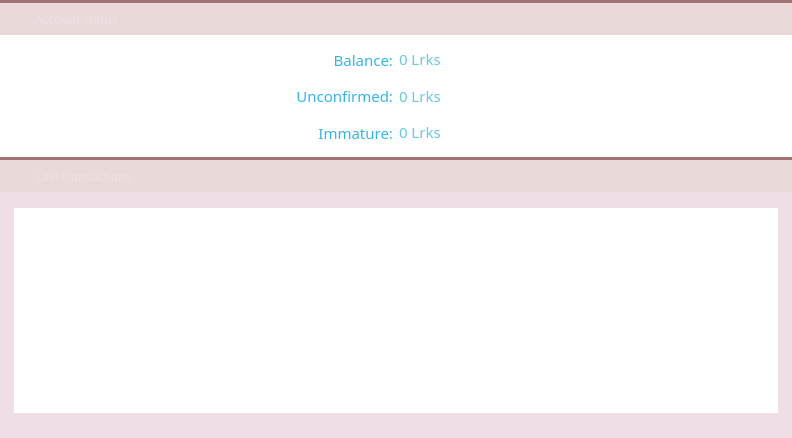
<?xml version="1.0" encoding="UTF-8"?>
<ui version="4.0">
 <class>OverviewPage</class>
 <widget class="QWidget" name="OverviewPage">
  <property name="geometry">
   <rect>
    <x>0</x>
    <y>0</y>
    <width>792</width>
    <height>438</height>
   </rect>
  </property>
  <property name="palette">
   <palette>
    <active>
     <colorrole role="Button">
      <brush brushstyle="SolidPattern">
       <color alpha="255">
        <red>233</red>
        <green>217</green>
        <blue>216</blue>
       </color>
      </brush>
     </colorrole>
     <colorrole role="Base">
      <brush brushstyle="SolidPattern">
       <color alpha="255">
        <red>233</red>
        <green>217</green>
        <blue>216</blue>
       </color>
      </brush>
     </colorrole>
     <colorrole role="Window">
      <brush brushstyle="SolidPattern">
       <color alpha="255">
        <red>233</red>
        <green>217</green>
        <blue>216</blue>
       </color>
      </brush>
     </colorrole>
     <colorrole role="Highlight">
      <brush brushstyle="SolidPattern">
       <color alpha="255">
        <red>235</red>
        <green>235</green>
        <blue>235</blue>
       </color>
      </brush>
     </colorrole>
     <colorrole role="HighlightedText">
      <brush brushstyle="SolidPattern">
       <color alpha="255">
        <red>171</red>
        <green>127</green>
        <blue>130</blue>
       </color>
      </brush>
     </colorrole>
    </active>
    <inactive>
     <colorrole role="Button">
      <brush brushstyle="SolidPattern">
       <color alpha="255">
        <red>233</red>
        <green>217</green>
        <blue>216</blue>
       </color>
      </brush>
     </colorrole>
     <colorrole role="Base">
      <brush brushstyle="SolidPattern">
       <color alpha="255">
        <red>233</red>
        <green>217</green>
        <blue>216</blue>
       </color>
      </brush>
     </colorrole>
     <colorrole role="Window">
      <brush brushstyle="SolidPattern">
       <color alpha="255">
        <red>233</red>
        <green>217</green>
        <blue>216</blue>
       </color>
      </brush>
     </colorrole>
     <colorrole role="Highlight">
      <brush brushstyle="SolidPattern">
       <color alpha="255">
        <red>235</red>
        <green>235</green>
        <blue>235</blue>
       </color>
      </brush>
     </colorrole>
     <colorrole role="HighlightedText">
      <brush brushstyle="SolidPattern">
       <color alpha="255">
        <red>171</red>
        <green>127</green>
        <blue>130</blue>
       </color>
      </brush>
     </colorrole>
    </inactive>
    <disabled>
     <colorrole role="Button">
      <brush brushstyle="SolidPattern">
       <color alpha="255">
        <red>233</red>
        <green>217</green>
        <blue>216</blue>
       </color>
      </brush>
     </colorrole>
     <colorrole role="Base">
      <brush brushstyle="SolidPattern">
       <color alpha="255">
        <red>233</red>
        <green>217</green>
        <blue>216</blue>
       </color>
      </brush>
     </colorrole>
     <colorrole role="Window">
      <brush brushstyle="SolidPattern">
       <color alpha="255">
        <red>233</red>
        <green>217</green>
        <blue>216</blue>
       </color>
      </brush>
     </colorrole>
     <colorrole role="Highlight">
      <brush brushstyle="SolidPattern">
       <color alpha="255">
        <red>240</red>
        <green>240</green>
        <blue>240</blue>
       </color>
      </brush>
     </colorrole>
     <colorrole role="HighlightedText">
      <brush brushstyle="SolidPattern">
       <color alpha="255">
        <red>171</red>
        <green>127</green>
        <blue>130</blue>
       </color>
      </brush>
     </colorrole>
    </disabled>
   </palette>
  </property>
  <property name="windowTitle">
   <string>Form</string>
  </property>
  <property name="styleSheet">
   <string notr="true">*{    
   font-family:&quot;Finger Paint&quot;;
}
</string>
  </property>
  <layout class="QVBoxLayout" name="verticalLayout">
   <property name="spacing">
    <number>0</number>
   </property>
   <property name="leftMargin">
    <number>0</number>
   </property>
   <property name="topMargin">
    <number>0</number>
   </property>
   <property name="rightMargin">
    <number>0</number>
   </property>
   <property name="bottomMargin">
    <number>0</number>
   </property>
   <item>
    <widget class="QWidget" name="wStatus" native="true">
     <property name="minimumSize">
      <size>
       <width>0</width>
       <height>157</height>
      </size>
     </property>
     <property name="maximumSize">
      <size>
       <width>16777215</width>
       <height>157</height>
      </size>
     </property>
     <layout class="QVBoxLayout" name="verticalLayout_4">
      <property name="spacing">
       <number>0</number>
      </property>
      <property name="leftMargin">
       <number>0</number>
      </property>
      <property name="topMargin">
       <number>0</number>
      </property>
      <property name="rightMargin">
       <number>0</number>
      </property>
      <property name="bottomMargin">
       <number>0</number>
      </property>
      <item>
       <widget class="Line" name="line">
        <property name="styleSheet">
         <string notr="true">background-color: #A37276;</string>
        </property>
        <property name="frameShadow">
         <enum>QFrame::Raised</enum>
        </property>
        <property name="lineWidth">
         <number>0</number>
        </property>
        <property name="orientation">
         <enum>Qt::Horizontal</enum>
        </property>
       </widget>
      </item>
      <item>
       <widget class="QWidget" name="wStateHeader" native="true">
        <property name="minimumSize">
         <size>
          <width>0</width>
          <height>32</height>
         </size>
        </property>
        <property name="maximumSize">
         <size>
          <width>16777215</width>
          <height>32</height>
         </size>
        </property>
        <property name="sizeIncrement">
         <size>
          <width>0</width>
          <height>0</height>
         </size>
        </property>
        <property name="is_header" stdset="0">
         <bool>true</bool>
        </property>
        <layout class="QHBoxLayout" name="horizontalLayout_5">
         <property name="leftMargin">
          <number>0</number>
         </property>
         <property name="topMargin">
          <number>0</number>
         </property>
         <property name="rightMargin">
          <number>0</number>
         </property>
         <property name="bottomMargin">
          <number>0</number>
         </property>
         <item>
          <spacer name="horizontalSpacer_6">
           <property name="orientation">
            <enum>Qt::Horizontal</enum>
           </property>
           <property name="sizeType">
            <enum>QSizePolicy::Fixed</enum>
           </property>
           <property name="sizeHint" stdset="0">
            <size>
             <width>5</width>
             <height>20</height>
            </size>
           </property>
          </spacer>
         </item>
         <item>
          <widget class="QLabel" name="label_4">
           <property name="minimumSize">
            <size>
             <width>24</width>
             <height>24</height>
            </size>
           </property>
           <property name="maximumSize">
            <size>
             <width>24</width>
             <height>24</height>
            </size>
           </property>
           <property name="text">
            <string/>
           </property>
           <property name="pixmap">
            <pixmap resource="../res.qrc">:/res/state.png</pixmap>
           </property>
           <property name="alignment">
            <set>Qt::AlignCenter</set>
           </property>
          </widget>
         </item>
         <item>
          <widget class="QLabel" name="label_5">
           <property name="font">
            <font>
             <family>Finger Paint</family>
            </font>
           </property>
           <property name="styleSheet">
            <string notr="true">QLabel {
	color: #f0dfe7;
}</string>
           </property>
           <property name="text">
            <string>Account status</string>
           </property>
          </widget>
         </item>
        </layout>
       </widget>
      </item>
      <item>
       <widget class="QWidget" name="wState" native="true">
        <property name="sizePolicy">
         <sizepolicy hsizetype="Preferred" vsizetype="Preferred">
          <horstretch>0</horstretch>
          <verstretch>0</verstretch>
         </sizepolicy>
        </property>
        <property name="styleSheet">
         <string notr="true">*{ font-size:15px;
}
#wState {
	background-color: #ffffff;
}</string>
        </property>
        <layout class="QGridLayout" name="gridLayout">
         <item row="2" column="2">
          <layout class="QHBoxLayout" name="horizontalLayout_3">
           <item>
            <widget class="QLabel" name="labelImmature">
             <property name="font">
              <font>
               <family>Finger Paint</family>
               <pointsize>-1</pointsize>
              </font>
             </property>
             <property name="styleSheet">
              <string notr="true">color: #66cae2;</string>
             </property>
             <property name="text">
              <string>0 Lrks</string>
             </property>
             <property name="textInteractionFlags">
              <set>Qt::TextSelectableByMouse</set>
             </property>
            </widget>
           </item>
           <item>
            <widget class="QLabel" name="label_3">
             <property name="text">
              <string/>
             </property>
             <property name="pixmap">
              <pixmap resource="../res.qrc">:/res/logo_small.png</pixmap>
             </property>
            </widget>
           </item>
           <item>
            <spacer name="horizontalSpacer_4">
             <property name="orientation">
              <enum>Qt::Horizontal</enum>
             </property>
             <property name="sizeHint" stdset="0">
              <size>
               <width>40</width>
               <height>20</height>
              </size>
             </property>
            </spacer>
           </item>
          </layout>
         </item>
         <item row="1" column="2">
          <layout class="QHBoxLayout" name="horizontalLayout_2">
           <item>
            <widget class="QLabel" name="labelUnconfirmed">
             <property name="font">
              <font>
               <family>Finger Paint</family>
               <pointsize>-1</pointsize>
              </font>
             </property>
             <property name="styleSheet">
              <string notr="true">color: #66cae2;</string>
             </property>
             <property name="text">
              <string>0 Lrks</string>
             </property>
             <property name="textInteractionFlags">
              <set>Qt::TextSelectableByMouse</set>
             </property>
            </widget>
           </item>
           <item>
            <widget class="QLabel" name="label_2">
             <property name="text">
              <string/>
             </property>
             <property name="pixmap">
              <pixmap resource="../res.qrc">:/res/logo_small.png</pixmap>
             </property>
            </widget>
           </item>
           <item>
            <spacer name="horizontalSpacer_3">
             <property name="orientation">
              <enum>Qt::Horizontal</enum>
             </property>
             <property name="sizeHint" stdset="0">
              <size>
               <width>40</width>
               <height>20</height>
              </size>
             </property>
            </spacer>
           </item>
          </layout>
         </item>
         <item row="0" column="2">
          <layout class="QHBoxLayout" name="horizontalLayout">
           <item>
            <widget class="QLabel" name="labelBalance">
             <property name="font">
              <font>
               <family>Finger Paint</family>
               <pointsize>-1</pointsize>
              </font>
             </property>
             <property name="styleSheet">
              <string notr="true">color: #66cae2;</string>
             </property>
             <property name="text">
              <string>0 Lrks</string>
             </property>
             <property name="textInteractionFlags">
              <set>Qt::TextSelectableByMouse</set>
             </property>
            </widget>
           </item>
           <item>
            <widget class="QLabel" name="label">
             <property name="text">
              <string/>
             </property>
             <property name="pixmap">
              <pixmap resource="../res.qrc">:/res/logo_small.png</pixmap>
             </property>
            </widget>
           </item>
           <item>
            <spacer name="horizontalSpacer">
             <property name="orientation">
              <enum>Qt::Horizontal</enum>
             </property>
             <property name="sizeHint" stdset="0">
              <size>
               <width>40</width>
               <height>20</height>
              </size>
             </property>
            </spacer>
           </item>
          </layout>
         </item>
         <item row="0" column="1">
          <layout class="QHBoxLayout" name="horizontalLayout_4">
           <item>
            <spacer name="horizontalSpacer_2">
             <property name="orientation">
              <enum>Qt::Horizontal</enum>
             </property>
             <property name="sizeHint" stdset="0">
              <size>
               <width>40</width>
               <height>20</height>
              </size>
             </property>
            </spacer>
           </item>
           <item>
            <widget class="QLabel" name="label_6">
             <property name="font">
              <font>
               <family>Finger Paint</family>
               <pointsize>-1</pointsize>
              </font>
             </property>
             <property name="styleSheet">
              <string notr="true">QLabel {
	margin-right: 0px;
	margin-top: 0px;
	margin-bottom: 0px;
	color: #32b4f0;
}</string>
             </property>
             <property name="text">
              <string>Balance:</string>
             </property>
             <property name="alignment">
              <set>Qt::AlignRight|Qt::AlignTrailing|Qt::AlignVCenter</set>
             </property>
             <property name="margin">
              <number>0</number>
             </property>
             <property name="textInteractionFlags">
              <set>Qt::NoTextInteraction</set>
             </property>
            </widget>
           </item>
          </layout>
         </item>
         <item row="1" column="1">
          <layout class="QHBoxLayout" name="horizontalLayout_9">
           <item>
            <spacer name="horizontalSpacer_5">
             <property name="orientation">
              <enum>Qt::Horizontal</enum>
             </property>
             <property name="sizeHint" stdset="0">
              <size>
               <width>40</width>
               <height>20</height>
              </size>
             </property>
            </spacer>
           </item>
           <item>
            <widget class="QLabel" name="label_7">
             <property name="font">
              <font>
               <family>Finger Paint</family>
               <pointsize>-1</pointsize>
              </font>
             </property>
             <property name="styleSheet">
              <string notr="true">QLabel {
	margin-right: 0px;
	margin-top: 0px;
	margin-bottom: 0px;
	color: #32b4f0;
}</string>
             </property>
             <property name="text">
              <string>Unconfirmed:</string>
             </property>
             <property name="alignment">
              <set>Qt::AlignRight|Qt::AlignTrailing|Qt::AlignVCenter</set>
             </property>
             <property name="margin">
              <number>0</number>
             </property>
             <property name="textInteractionFlags">
              <set>Qt::NoTextInteraction</set>
             </property>
            </widget>
           </item>
          </layout>
         </item>
         <item row="2" column="1">
          <layout class="QHBoxLayout" name="horizontalLayout_10">
           <item>
            <spacer name="horizontalSpacer_7">
             <property name="orientation">
              <enum>Qt::Horizontal</enum>
             </property>
             <property name="sizeHint" stdset="0">
              <size>
               <width>40</width>
               <height>20</height>
              </size>
             </property>
            </spacer>
           </item>
           <item>
            <widget class="QLabel" name="label_8">
             <property name="font">
              <font>
               <family>Finger Paint</family>
               <pointsize>-1</pointsize>
              </font>
             </property>
             <property name="styleSheet">
              <string notr="true">QLabel {
	margin-right: 0px;
	margin-top: 0px;
	margin-bottom: 0px;
	color: #32b4f0;
}</string>
             </property>
             <property name="text">
              <string>Immature:</string>
             </property>
             <property name="alignment">
              <set>Qt::AlignRight|Qt::AlignTrailing|Qt::AlignVCenter</set>
             </property>
             <property name="margin">
              <number>0</number>
             </property>
             <property name="textInteractionFlags">
              <set>Qt::NoTextInteraction</set>
             </property>
            </widget>
           </item>
          </layout>
         </item>
        </layout>
       </widget>
      </item>
     </layout>
    </widget>
   </item>
   <item>
    <widget class="QWidget" name="wLastTransactions" native="true">
     <property name="minimumSize">
      <size>
       <width>0</width>
       <height>257</height>
      </size>
     </property>
     <layout class="QVBoxLayout" name="verticalLayout_5">
      <property name="spacing">
       <number>0</number>
      </property>
      <property name="leftMargin">
       <number>0</number>
      </property>
      <property name="topMargin">
       <number>0</number>
      </property>
      <property name="rightMargin">
       <number>0</number>
      </property>
      <property name="bottomMargin">
       <number>0</number>
      </property>
      <item>
       <widget class="Line" name="line_2">
        <property name="styleSheet">
         <string notr="true">background-color: #A37276;</string>
        </property>
        <property name="lineWidth">
         <number>0</number>
        </property>
        <property name="orientation">
         <enum>Qt::Horizontal</enum>
        </property>
       </widget>
      </item>
      <item>
       <widget class="QWidget" name="wLastTransactionsHeader" native="true">
        <property name="minimumSize">
         <size>
          <width>0</width>
          <height>32</height>
         </size>
        </property>
        <property name="maximumSize">
         <size>
          <width>16777215</width>
          <height>32</height>
         </size>
        </property>
        <property name="is_header" stdset="0">
         <bool>true</bool>
        </property>
        <layout class="QHBoxLayout" name="horizontalLayout_7">
         <property name="leftMargin">
          <number>0</number>
         </property>
         <property name="topMargin">
          <number>0</number>
         </property>
         <property name="rightMargin">
          <number>0</number>
         </property>
         <property name="bottomMargin">
          <number>0</number>
         </property>
         <item>
          <spacer name="horizontalSpacer_9">
           <property name="orientation">
            <enum>Qt::Horizontal</enum>
           </property>
           <property name="sizeType">
            <enum>QSizePolicy::Fixed</enum>
           </property>
           <property name="sizeHint" stdset="0">
            <size>
             <width>5</width>
             <height>20</height>
            </size>
           </property>
          </spacer>
         </item>
         <item>
          <widget class="QLabel" name="label_18">
           <property name="sizePolicy">
            <sizepolicy hsizetype="Fixed" vsizetype="Fixed">
             <horstretch>0</horstretch>
             <verstretch>0</verstretch>
            </sizepolicy>
           </property>
           <property name="minimumSize">
            <size>
             <width>25</width>
             <height>25</height>
            </size>
           </property>
           <property name="maximumSize">
            <size>
             <width>25</width>
             <height>25</height>
            </size>
           </property>
           <property name="text">
            <string notr="true"/>
           </property>
           <property name="pixmap">
            <pixmap resource="../res.qrc">:/res/last_transactions.png</pixmap>
           </property>
          </widget>
         </item>
         <item>
          <widget class="QLabel" name="label_19">
           <property name="font">
            <font>
             <family>Finger Paint</family>
            </font>
           </property>
           <property name="styleSheet">
            <string notr="true">QLabel {
	color: #f0dfe7;
}</string>
           </property>
           <property name="text">
            <string>Last transactions</string>
           </property>
          </widget>
         </item>
        </layout>
       </widget>
      </item>
      <item>
       <widget class="QWidget" name="wLastTransactionsContainer" native="true">
        <property name="styleSheet">
         <string notr="true">#wLastTransactionsContainer {
	background-color: #f0dfe7;
}</string>
        </property>
        <layout class="QHBoxLayout" name="horizontalLayout_8">
         <property name="leftMargin">
          <number>14</number>
         </property>
         <property name="topMargin">
          <number>16</number>
         </property>
         <property name="rightMargin">
          <number>14</number>
         </property>
         <property name="bottomMargin">
          <number>25</number>
         </property>
         <item>
          <widget class="QTableView" name="tableLastTransactionView">
           <property name="styleSheet">
            <string notr="true">*{    font-size: 10;
}

 QScrollBar:vertical {
     border: 0px solid grey;
     background: white;
     width: 9px;
     margin: 15px 0px 0 0px;
 }
 QScrollBar::handle:vertical {
     background: #BB9396;
     min-width: 20px;
 }
QScrollBar::sub-line:vertical {
	height: 0px;
    width: 0px;
}

QHeaderView {
	background-color: #f0dfe7;
	text-align:left;
}
QHeaderView::section {
    background-color: #f0dfe7;
    color: #32b4f0;
    padding-left: 5px;
    border: 0px solid #6c6c6c;
	text-align:left;
}

/* style the sort indicator */
QHeaderView::down-arrow {
    image: url(down_arrow.png);
}

QHeaderView::up-arrow {
    image: url(up_arrow.png);
}

QTableView {
	selection-background-color: #ebebeb;
	selection-color: rgb(171, 127, 130);
}</string>
           </property>
           <property name="frameShape">
            <enum>QFrame::NoFrame</enum>
           </property>
           <property name="horizontalScrollBarPolicy">
            <enum>Qt::ScrollBarAlwaysOff</enum>
           </property>
           <property name="editTriggers">
            <set>QAbstractItemView::NoEditTriggers</set>
           </property>
           <property name="selectionMode">
            <enum>QAbstractItemView::SingleSelection</enum>
           </property>
           <property name="selectionBehavior">
            <enum>QAbstractItemView::SelectRows</enum>
           </property>
           <property name="showGrid">
            <bool>false</bool>
           </property>
           <attribute name="verticalHeaderVisible">
            <bool>false</bool>
           </attribute>
           <attribute name="verticalHeaderDefaultSectionSize">
            <number>20</number>
           </attribute>
           <attribute name="verticalHeaderMinimumSectionSize">
            <number>20</number>
           </attribute>
          </widget>
         </item>
        </layout>
       </widget>
      </item>
     </layout>
    </widget>
   </item>
  </layout>
 </widget>
 <resources>
  <include location="../res.qrc"/>
 </resources>
 <connections/>
</ui>
